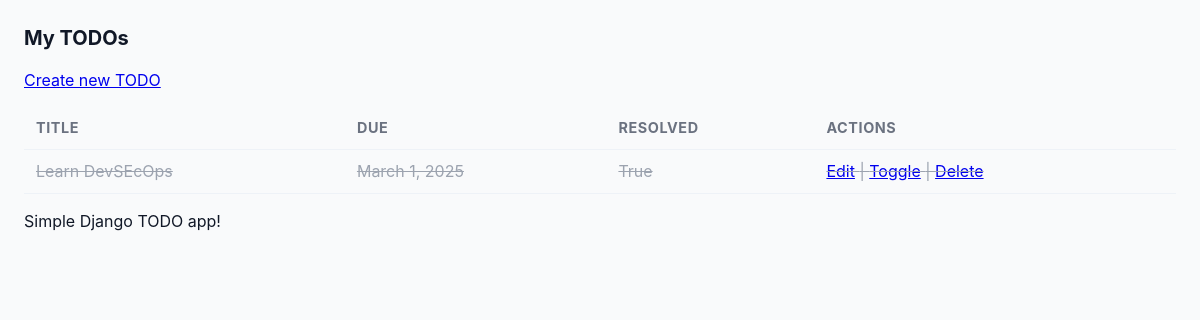
Before: / with the older database file.
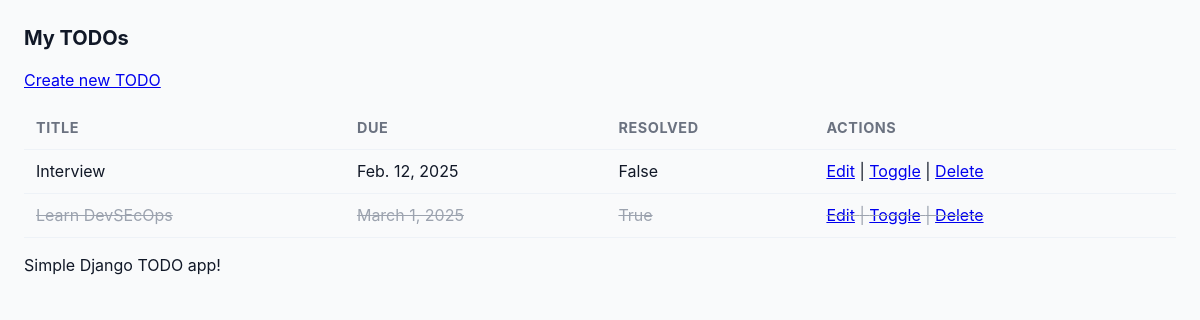
After: the same page with the newer database file.
### todos/models.py (models this page shows, shortened)
class Todo(models.Model):
    title = models.CharField(max_length=200)
    description = models.TextField(blank=True)
    due_date = models.DateField(null=True, blank=True)
    resolved = models.BooleanField(default=False)
    created_at = models.DateTimeField(auto_now_add=True)
    updated_at = models.DateTimeField(auto_now=True)

### todos/views.py (the view)
# urls.py: 2. Add a URL to urlpatterns:  path('', views.home, name='home')
def home(request):
    todos = Todo.objects.order_by('resolved', 'due_date', '-created_at')
    return render(request, 'home.html', {'todos': todos})

### templates/home.html (shortened to what this page needs)
{% extends 'base.html' %}
{% block content %}
<p><a href="{% url 'todos:create' %}">Create new TODO</a></p>
<table>
  <thead><tr><th>Title</th><th>Due</th><th>Resolved</th><th>Actions</th></tr></thead>
  <tbody>
  {% for todo in todos %}
    <tr {% if todo.resolved %}class="resolved"{% endif %}>
      <td>{{ todo.title }}</td>
      <td>{% if todo.due_date %}{{ todo.due_date }}{% else %}-{% endif %}</td>
      <td>{{ todo.resolved }}</td>
      <td>
        <a href="{% url 'todos:edit' todo.pk %}">Edit</a> |
        <a href="{% url 'todos:toggle_resolved' todo.pk %}">Toggle</a> |
        <a href="{% url 'todos:delete' todo.pk %}">Delete</a>
      </td>
    </tr>
  {% empty %}
    <tr><td colspan="4">No TODOs yet.</td></tr>
  {% endfor %}
  </tbody>
</table>
{% endblock %}

### templates/base.html (shortened to what this page needs)
<!doctype html>
{% load static %}
<html lang="en">
<head>
  <link rel="stylesheet" href="{% static 'styles.css' %}">
</head>
<body>
  <header>
    <h1><a href="{% url 'todos:home' %}">My TODOs</a></h1>
  </header>
  <main>
    {% block content %}{% endblock %}
  </main>
  <footer>
    <p>Simple Django TODO app!</p>
  </footer>
</body>
</html>

### static/styles.css (style rules this page uses)
:root { --accent: #2563eb; --muted: #6b7280; --danger: #dc2626; --bg: #ffffff; --surface: #f9fafb; --radius: 10px; --gap: 12px; --max-width: 980px; }
* { box-sizing: border-box; }
body { font-family: Inter, system-ui, -apple-system, "Segoe UI", Roboto, "Helvetica Neue", Arial; margin: 0; background: var(--surface); color: #111827; line-height: 1.45; padding: 24px; -webkit-font-smoothing: antialiased; }
header { display:flex; align-items:center; justify-content:space-between; margin-bottom: 16px; }
header h1 { margin:0; font-size: 1.25rem; }
header a { color: inherit; text-decoration: none; }
table { width: 100%; border-collapse: collapse; margin-top: 12px; }
th, td { padding: 10px 12px; text-align: left; border-bottom: 1px solid #eef2f7; }
thead th { font-size: 0.9rem; color: var(--muted); text-transform: uppercase; letter-spacing: 0.04em; }
tr.resolved td { text-decoration: line-through; color: #9ca3af; }

Changed rows visible on the page:
added Todo: title "Interview", due_date "Feb. 12, 2025", resolved "False"
